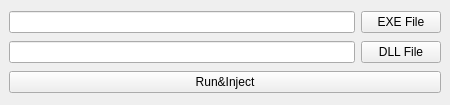
<?xml version="1.0" encoding="UTF-8"?>
<ui version="4.0">
 <class>MainWindow</class>
 <widget class="QMainWindow" name="MainWindow">
  <property name="geometry">
   <rect>
    <x>0</x>
    <y>0</y>
    <width>450</width>
    <height>105</height>
   </rect>
  </property>
  <property name="sizePolicy">
   <sizepolicy hsizetype="Fixed" vsizetype="Fixed">
    <horstretch>0</horstretch>
    <verstretch>0</verstretch>
   </sizepolicy>
  </property>
  <property name="minimumSize">
   <size>
    <width>450</width>
    <height>105</height>
   </size>
  </property>
  <property name="maximumSize">
   <size>
    <width>450</width>
    <height>105</height>
   </size>
  </property>
  <property name="windowTitle">
   <string>RunInject</string>
  </property>
  <widget class="QWidget" name="centralwidget">
   <layout class="QHBoxLayout" name="horizontalLayout_3">
    <item>
     <layout class="QVBoxLayout" name="verticalLayout">
      <item>
       <layout class="QHBoxLayout" name="horizontalLayout">
        <item>
         <widget class="QLineEdit" name="EXEPath_Le"/>
        </item>
        <item>
         <widget class="QPushButton" name="EXEPicker_Btn">
          <property name="text">
           <string>EXE File</string>
          </property>
         </widget>
        </item>
       </layout>
      </item>
      <item>
       <layout class="QHBoxLayout" name="horizontalLayout_2">
        <item>
         <widget class="QLineEdit" name="DLLPath_Le"/>
        </item>
        <item>
         <widget class="QPushButton" name="DLLPicker_Btn">
          <property name="text">
           <string>DLL File</string>
          </property>
         </widget>
        </item>
       </layout>
      </item>
      <item>
       <widget class="QPushButton" name="Act_Btn">
        <property name="text">
         <string>Run&amp;&amp;Inject</string>
        </property>
       </widget>
      </item>
     </layout>
    </item>
   </layout>
  </widget>
 </widget>
 <resources/>
 <connections/>
</ui>
